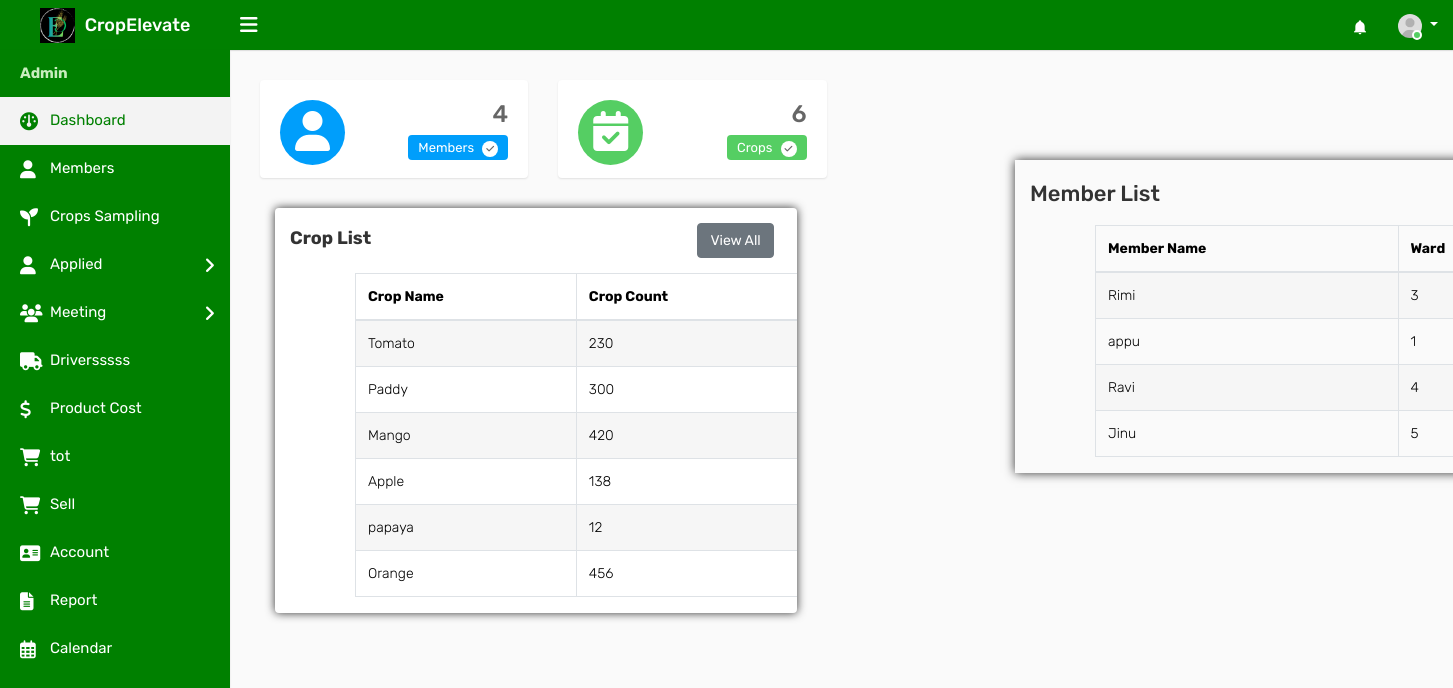
Page /adindex on the earlier database version.
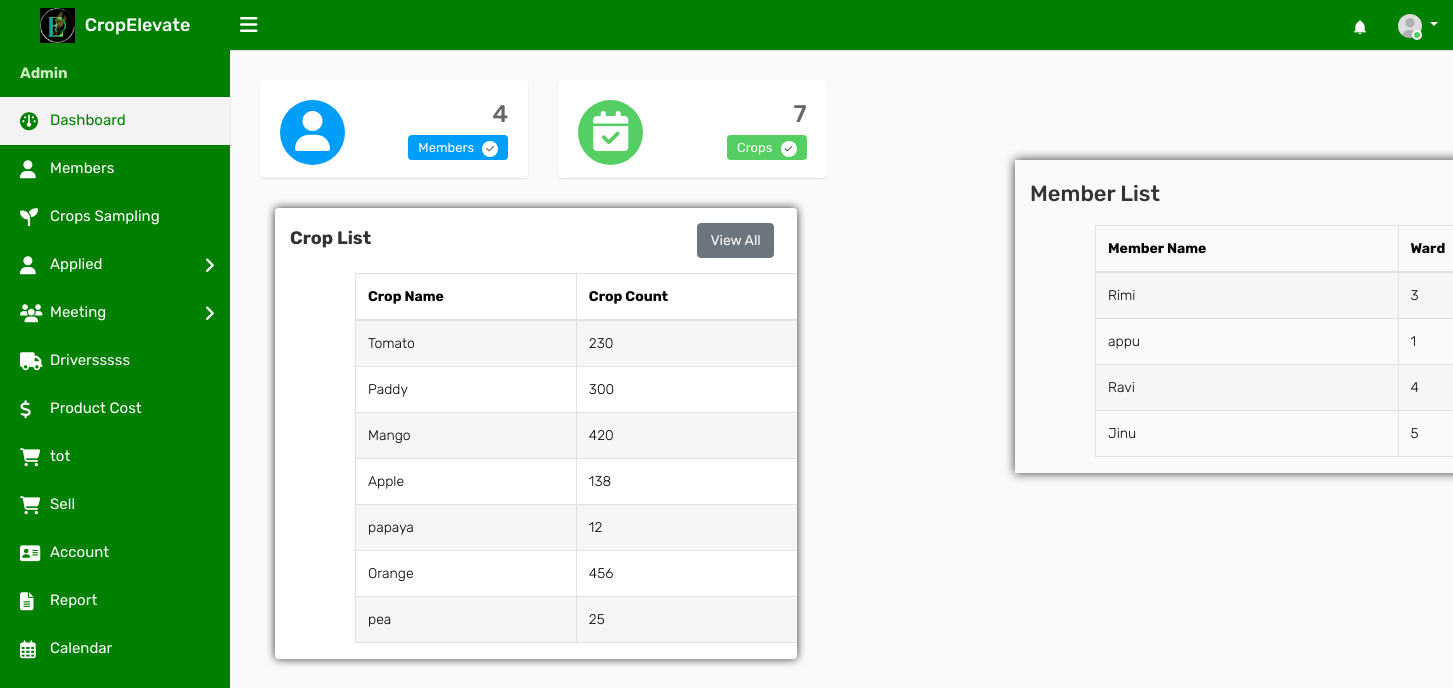
Same page on the later database version.
### ceapp/models.py (models this page shows, shortened)
class Crop(models.Model):
    Namec = models.CharField(max_length=100)
    des = models.TextField()
    start_date = models.DateField(null=True, blank=True)
    end_date = models.DateField(null=True, blank=True)
    count = models.PositiveIntegerField(default=0)
    crop_photo = models.ImageField(upload_to='crop_photos/', blank=True, null=True)
    is_active = models.BooleanField(default=True)
    created_at = models.DateTimeField(auto_now_add=True)
    current = models.BooleanField(default=False)

class Member(models.Model):
    user = models.ForeignKey(CustomUser, on_delete=models.CASCADE, blank=True, null=True)
    Name = models.CharField(max_length=100,null=True, blank=True)
    email = models.EmailField(max_length=100,null=True, blank=True)
    admin_set_password = models.CharField(max_length=128, blank=True, null=True)
    dob = models.CharField(max_length=100,null=True, blank=True)
    address = models.TextField()
    district= models.CharField(max_length=100,null=True, blank=True)
    taluk = models.CharField(max_length=255, null=True, blank=True)
    Panchayat = models.CharField(max_length=100,null=True, blank=True)
    wardname = models.CharField(max_length=100,null=True, blank=True)
    wardno = models.IntegerField(max_length=100,null=True, blank=True)
    postal = models.IntegerField()
    phone = models.IntegerField()
    bio=models.TextField()
    profile_photo = models.ImageField(upload_to='profile_photos/', blank=True, null=True)
    amob = models.IntegerField(max_length=100,null=True, blank=True)
    aemail = models.CharField(max_length=255, null=True, blank=True)
    degree = models.CharField(max_length=255, null=True, blank=True)
    institution = models.CharField(max_length=255, null=True,blank=True)
    reset_password = models.CharField(max_length=128, null=True, blank=True)  # New field for reset password
    is_active = models.BooleanField(default=True)

### ceapp/views.py (the view)
# urls.py: path('adindex',views.adindex,name='adindex'),
def adindex(request):
    me = Member.objects.all()
    me_count = me.count()
    c=Crop.objects.all()
    c_count=c.count()
    crops = Crop.objects.all()
    approval = ApplyCrop.objects.all()
    approval_count = approval.count()
    context = {'me': me, 'me_count': me_count,'c':c, 'c_count':c_count,'crops': crops ,'approval':approval,'approval_count':approval_count}
    return render(request, 'admintemp/adindex.html', context)

### templates/admintemp/adindex.html (shortened to what the changed rows need)
{% load static %}
<!DOCTYPE html>
<html lang="en">
<head>
    <link rel="stylesheet" type="text/css" href="{% static 'assets/css/bootstrap.min.css' %}">
    <link rel="stylesheet" type="text/css" href="{% static 'assets/css/font-awesome.min.css' %}">
    <link rel="stylesheet" type="text/css" href="{% static 'assets/css/style.css' %}">
    <link rel="stylesheet" href="https://cdnjs.cloudflare.com/ajax/libs/font-awesome/6.2.0/css/all.min.css">
    <link rel="stylesheet" href="https://cdn.jsdelivr.net/npm/@mdi/font/css/materialdesignicons.min.css">
</head>
<body>
    <div class="main-wrapper">
        <div class="page-wrapper">
            <div class="content">
                <div class="row">
                    <div class="col-md-6 col-sm-6 col-lg-6 col-xl-3">
                        <div class="dash-widget">
                            <div class="dash-widget-info text-right">
                                <h3>{{c_count}}</h3>
                                <span class="widget-title2">Crops <i class="fa fa-check" aria-hidden="true"></i></span>
                            </div>
                        </div>
                    </div>
					</div>
                    <div class="col-12 col-md-6 col-lg-8 col-xl-8">
                        <div class="card">
                            <div class="table-responsive ml-auto">
                                <table class="table table-bordered table-striped">
                                    <thead>
                                        <tr>
                                            <th>Crop Name</th>
                                            <th>Crop Count</th>
                                        </tr>
                                    </thead>
                                    <tbody>
                                        {% for crop in crops %}
                                        <tr>
                                            <td>{{ crop.Namec }}</td>
                                            <td>{{ crop.count }}</td>
                                        </tr>
                                        {% endfor %}
                                    </tbody>
                                </table>
                            </div>
                        </div>
                    </div>
    </div>
</div>
<div class="col-12 col-md-6 col-lg-6 col-xl-6">
    <div class="card2">
        <div class="table-responsive ml-auto">
            <table class="table table-bordered table-striped">
                <thead>
                    <tr>
                        <th>Member Name</th>
                        <th>Ward</th>
                    </tr>
                </thead>
                <tbody>
                    {% for member in me %}
                    <tr>
                        <td>{{ member.Name }}</td>
                        <td>{{ member.wardno }}</td>
                    </tr>
                    {% endfor %}
                </tbody>
            </table>
        </div>
    </div>
    </div>
</div>
</body>
</html>

Differences in the rows shown:
added Crop: Namec "pea", count "25"
Other differences:
{{ c_count }}: "6" → "7"
